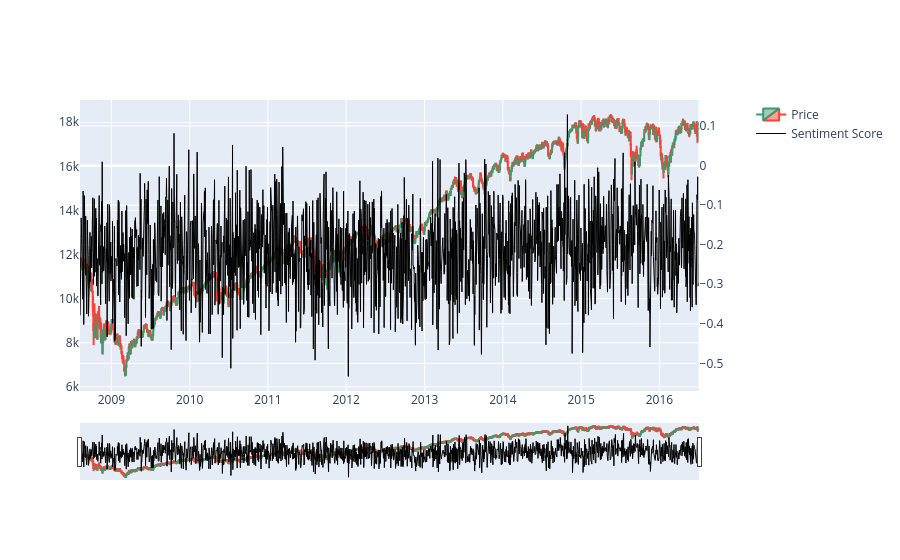

The code cell stored with this chart in its notebook:
### Code cell
fig.add_trace(go.Scatter(x=merged_df['Date'],y=merged_df['Sentiment_score'],name="Sentiment Score",line=dict(color='black',width=1)),secondary_y = True)

### Figure 1 — Plotly figure (JSON) as saved in the notebook; plotly's stock layout.template omitted (floating-point values rounded to 4 significant figures; data arrays with more than 128 entries replaced by an {"elided": "..."} marker saying what was removed)
{"data": [{"close": {"elided": "1989 float values"}, "high": {"elided": "1989 float values"}, "low": {"elided": "1989 float values"}, "name": "Price", "open": {"elided": "1989 float values"}, "type": "candlestick", "x": {"elided": "1989 str values"}, "xaxis": "x", "yaxis": "y"}, {"line": {"color": "black", "width": 1}, "name": "Sentiment Score", "type": "scatter", "x": {"elided": "1989 str values"}, "xaxis": "x", "y": {"elided": "1989 float values"}, "yaxis": "y2"}], "layout": {"xaxis": {"anchor": "y", "domain": [0, 0.94]}, "yaxis": {"anchor": "x", "domain": [0, 1]}, "yaxis2": {"anchor": "x", "overlaying": "y", "side": "right"}}}
